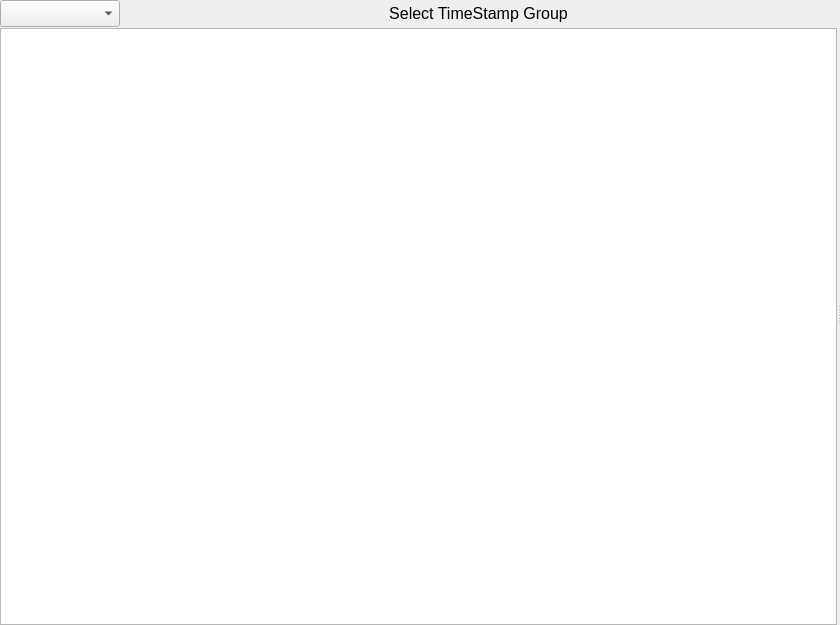
<?xml version="1.0" encoding="UTF-8"?>
<ui version="4.0">
 <class>yt</class>
 <widget class="QWidget" name="yt">
  <property name="geometry">
   <rect>
    <x>0</x>
    <y>0</y>
    <width>840</width>
    <height>625</height>
   </rect>
  </property>
  <property name="windowTitle">
   <string>Form</string>
  </property>
  <layout class="QHBoxLayout" name="horizontalLayout">
   <property name="spacing">
    <number>0</number>
   </property>
   <property name="leftMargin">
    <number>0</number>
   </property>
   <property name="topMargin">
    <number>0</number>
   </property>
   <property name="rightMargin">
    <number>0</number>
   </property>
   <property name="bottomMargin">
    <number>0</number>
   </property>
   <item>
    <widget class="QSplitter" name="splitter">
     <property name="orientation">
      <enum>Qt::Horizontal</enum>
     </property>
     <property name="handleWidth">
      <number>3</number>
     </property>
     <widget class="QWidget" name="layoutWidget">
      <layout class="QVBoxLayout" name="verticalLayout">
       <property name="spacing">
        <number>1</number>
       </property>
       <item>
        <layout class="QHBoxLayout" name="hbox_select_ts" stretch="1,6">
         <property name="spacing">
          <number>0</number>
         </property>
         <item>
          <widget class="QComboBox" name="cBox_ts">
           <property name="minimumSize">
            <size>
             <width>0</width>
             <height>20</height>
            </size>
           </property>
           <property name="font">
            <font>
             <pointsize>12</pointsize>
            </font>
           </property>
          </widget>
         </item>
         <item>
          <widget class="QLabel" name="lab_ts">
           <property name="font">
            <font>
             <pointsize>12</pointsize>
            </font>
           </property>
           <property name="text">
            <string>Select TimeStamp Group</string>
           </property>
           <property name="alignment">
            <set>Qt::AlignCenter</set>
           </property>
          </widget>
         </item>
        </layout>
       </item>
       <item>
        <widget class="QTableView" name="tView_checked_ch">
         <property name="maximumSize">
          <size>
           <width>160000</width>
           <height>16777215</height>
          </size>
         </property>
        </widget>
       </item>
      </layout>
     </widget>
     <widget class="QWidget" name="verticalLayoutWidget">
      <layout class="QVBoxLayout" name="vBox_checked_ch"/>
     </widget>
    </widget>
   </item>
  </layout>
 </widget>
 <resources>
  <include location="resource.qrc"/>
 </resources>
 <connections/>
</ui>
